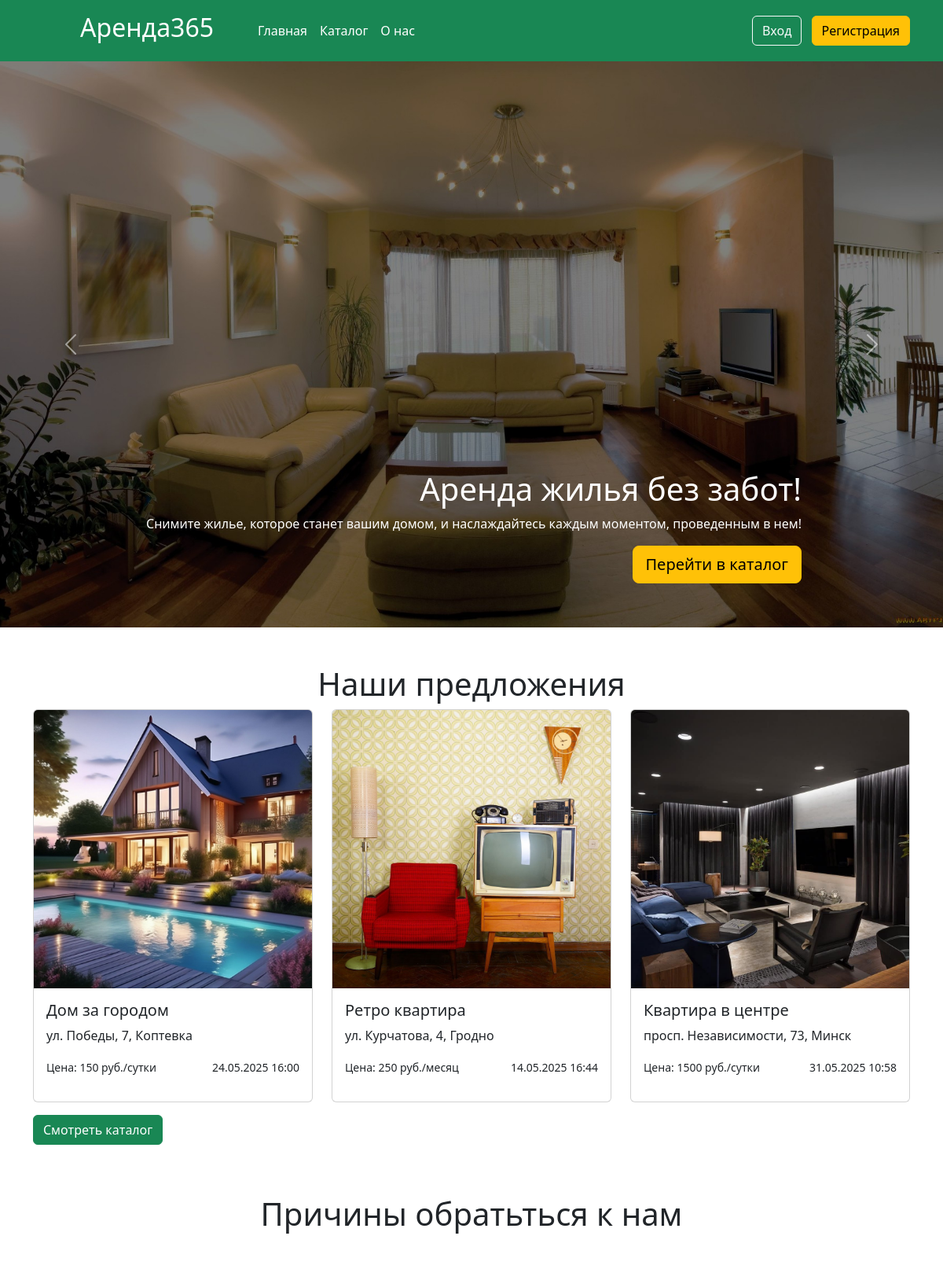
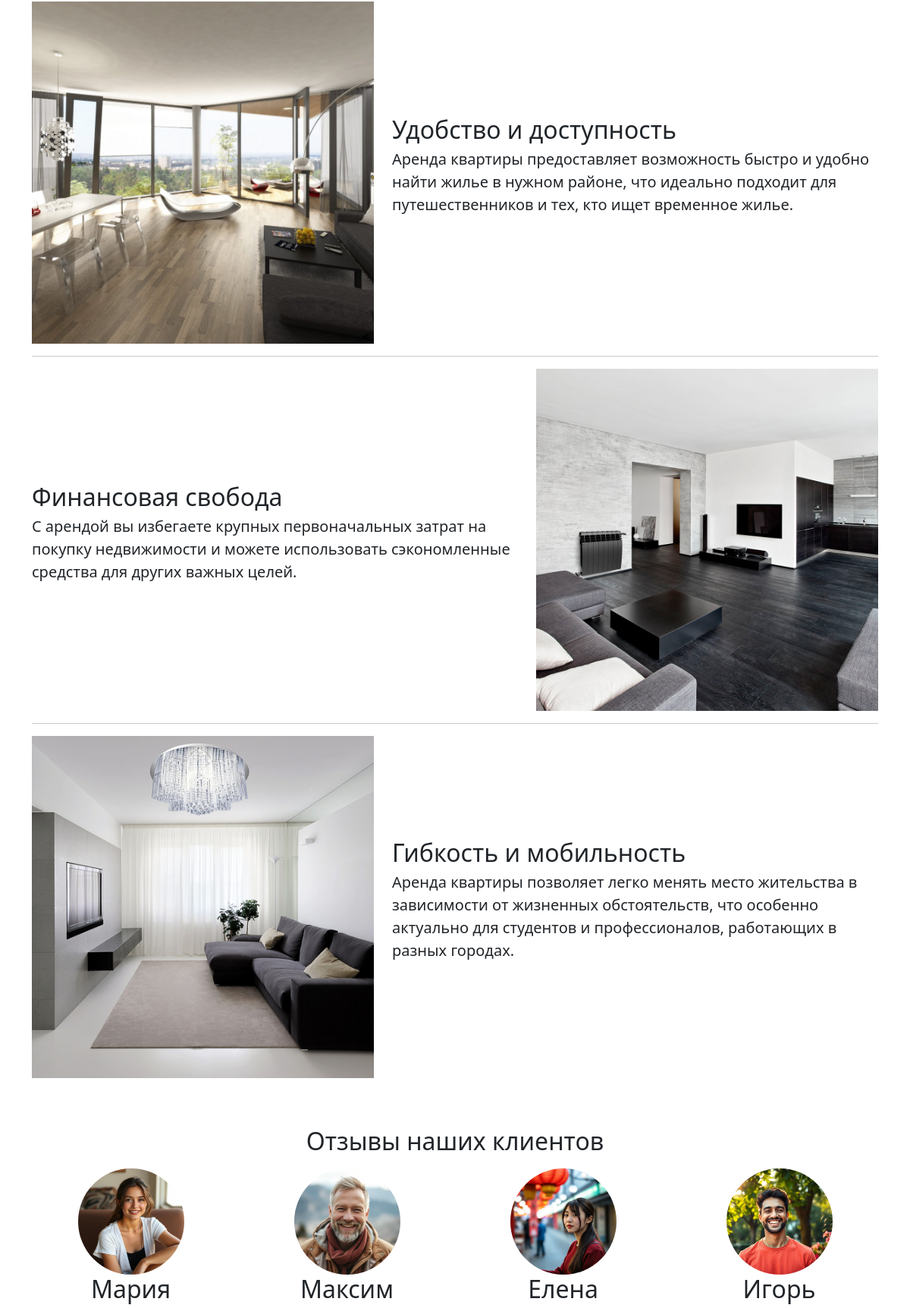
The page / (upper part) on the database its author committed (2 pictures, top to bottom).
### app.py (models this page shows, shortened)
class Articles(db.Model):
    id = db.Column(db.Integer,primary_key=True)
    title = db.Column(db.String(100))
    text = db.Column(db.Text)
    image_name = db.Column(db.String(100))
    category = db.Column(db.String(100))
    price = db.Column(db.Integer)
    floor = db.Column(db.Integer)
    entrance = db.Column(db.Integer)
    type_app = db.Column(db.String(100))
    address= db.Column(db.String(100))
    count_rooms = db.Column(db.Integer)
    hide = db.Column(db.Boolean, default=True)
    created_at = db.Column(db.DateTime, default=datetime.now)
    id_user = db.Column(db.Integer, db.ForeignKey('users.id'))
    orders = db.relationship('Orders', backref='article', lazy=True)
    images = db.relationship('Image', backref='article', lazy=True, cascade="all, delete-orphan")

### app.py (the view)
@app.route('/', methods=['GET', 'POST'])
def index():
    random_articles = Articles.query.order_by(func.random()).limit(3).all()
    return render_template("index.html",random_articles=random_articles)

### app.py (called while the page is built)
@app.context_processor
def inject_unread_messages():
    if 'name' in session:
        current_user = Users.query.filter_by(email=session['name']).first()
        unread_count = Messages.query.filter_by(recipient_id=current_user.id, is_read=False).count()
        return dict(unread_messages=unread_count)
    return dict(unread_messages=0)

@app.context_processor
def inject_user():
    def get_user_name():
        if 'name' in session:
            return Users.query.filter_by(email=session['name']).first()
    return dict(active_user=get_user_name())

@app.context_processor
def inject_unread_count():
    if 'name' in session:
        user = Users.query.filter_by(email=session['name']).first()
        if user:
            unread_count = Notification.query.filter_by(user_id=user.id, is_read=False).count()
            return dict(unread_notifications=unread_count)
    return dict(unread_notifications=0)

### templates/index.html (shortened to what this page needs)
{% extends 'base.html' %}
{% block main %}
    <main>
      <div id="myCarousel" class="carousel slide mb-6" data-bs-ride="carousel">
        <div class="carousel-inner">
          <div class="carousel-item active">
            <div class="slide1">
              <div class="container">
                <div class="carousel-caption text-end">
                  <h1>Аренда жилья без забот!</h1>
                  <p>
                    Снимите жилье, которое станет вашим домом, и наслаждайтесь
                    каждым моментом, проведенным в нем!
                  </p>
                  <p>
                    <a class="btn btn-lg btn-warning" href="/catalog"
                      >Перейти в каталог</a
                    >
                  </p>
                </div>
              </div>
            </div>
          </div>
        </div>
        <button
          class="carousel-control-prev"
          type="button"
          data-bs-target="#myCarousel"
          data-bs-slide="prev"
        >
          <span class="carousel-control-prev-icon" aria-hidden="true"></span>
        </button>
        <button
          class="carousel-control-next"
          type="button"
          data-bs-target="#myCarousel"
          data-bs-slide="next"
        >
          <span class="carousel-control-next-icon" aria-hidden="true"></span>
        </button>
      </div>
      <div class="container my-5">
        <h1 class="text-center">Наши предложения</h1>
        <div class="row">
          {%for article in random_articles%}
           {%if not article.hide%}
          <div class="col-md-4">
            <a href="/card/{{article.id}}" class="card-link">
              <div class="card">
                <img
                  src="../static/img/upload/{{article.image_name}}"
                  class="card-img-top"
                  alt="Уютная квартира"
                />
                <div class="card-body">
                  <h5 class="card-title">{{article.title}}</h5>
                  <p class="font-weight-bold">{{article.address}}</p>
                  <div class="d-flex justify-content-between">
                   <p><small>Цена: {{article.price}} руб./{%if article.type_app=="Посуточная"%}сутки{%else%}месяц{%endif%}</small></p>
                  <p><small>{{article.created_at.strftime('%d.%m.%Y %H:%M' )}}</small></p>
                  </div>
                </div>
              </div>
            </a>
          </div>
          {% endif %}
          {%endfor%}
        </div>
        <a href="/catalog" class="my-3 btn btn-success" >Смотреть каталог</a>
      </div>
      <div class="container marketing my-5">
        <h1 class="text-center my-5">Причины обратьться к нам</h1>
        <div class="row featurette">
          <div class="col-md-7 order-md-2 ad">
            <h2 class="featurette-heading fw-normal lh-1">
              Удобство и доступность
            </h2>
            <p class="lead">
              Аренда квартиры предоставляет возможность быстро и удобно найти
              жилье в нужном районе, что идеально подходит для путешественников
              и тех, кто ищет временное жилье.
            </p>
          </div>
          <div class="col-md-5 order-md-1">
            <img src="../static/img/ad1.jpg" width="100%" alt="" />
          </div>
        </div>
        <hr class="featurette-divider" />
        <div class="row featurette">
          <div class="col-md-7 ad">
            <h2 class="featurette-heading fw-normal lh-1">
              Финансовая свобода
            </h2>
            <p class="lead">
              С арендой вы избегаете крупных первоначальных затрат на покупку
              недвижимости и можете использовать сэкономленные средства для
              других важных целей.
            </p>
          </div>
          <div class="col-md-5">
            <img src="../static/img/ad2.jpg" width="100%" alt="" />
          </div>
        </div>
        <hr class="featurette-divider" />
        <div class="row featurette">
          <div class="col-md-7 order-md-2 ad">
            <h2 class="featurette-heading fw-normal lh-1">
              Гибкость и мобильность
            </h2>
            <p class="lead">
              Аренда квартиры позволяет легко менять место жительства в
              зависимости от жизненных обстоятельств, что особенно актуально для
              студентов и профессионалов, работающих в разных городах.
            </p>
          </div>
          <div class="col-md-5 order-md-1">
            <img src="../static/img/ad3.jpg" width="100%" alt="" />
          </div>
        </div>
        <div class="row my-5 text-center">
          <h2 class="my-3">Отзывы наших клиентов</h2>
          <div class="col-lg-3">
            <img src="../static/img/review1.jpg" class="review" width="140" alt="" />
            <h2 class="fw-normal">Мария</h2>
          </div>
          <div class="col-lg-3">
            <img src="../static/img/review2.jpg" class="review" width="140" alt="" />
            <h2 class="fw-normal">Максим</h2>
          </div>
          <div class="col-lg-3">
            <img src="../static/img/review3.jpg" class="review" width="140" alt="" />
            <h2 class="fw-normal">Елена</h2>
          </div>
          <div class="col-lg-3">
            <img src="../static/img/review4.jpg" class="review" width="140" alt="" />
            <h2 class="fw-normal">Игорь</h2>
          </div>
        </div>
      </div>
    </main>
    {% endblock %}

### static/css/style.css (style rules this page uses)
html { height: 100%; }
body { display: flex; flex-direction: column; height: 100%; background-color: #ffff; border-radius: 30px; }
main { flex: 1 0 auto; }
.slide1 { height: 90vh; background-image: url("../img/slide1.jpg"); background-size: cover; background-position: center; background-repeat: no-repeat; }
.ad { display: flex; flex-direction: column; justify-content: center; }
.review { border-radius: 50%; }
.card-link { text-decoration: none; }
.card { transition: box-shadow 0.3s; }

### rows shown on the page
Articles: image_name (picture), title "Дом за городом", address "ул. Победы, 7, Коптевка", price "150", type_app "сутки", created_at "24.05.2025 16:00"
Articles: image_name (picture), title "Ретро квартира", address "ул. Курчатова, 4, Гродно", price "250", type_app "месяц", created_at "14.05.2025 16:44"
Articles: image_name (picture), title "Квартира в центре", address "просп. Независимости, 73, Минск", price "1500", type_app "сутки", created_at "31.05.2025 10:58"
